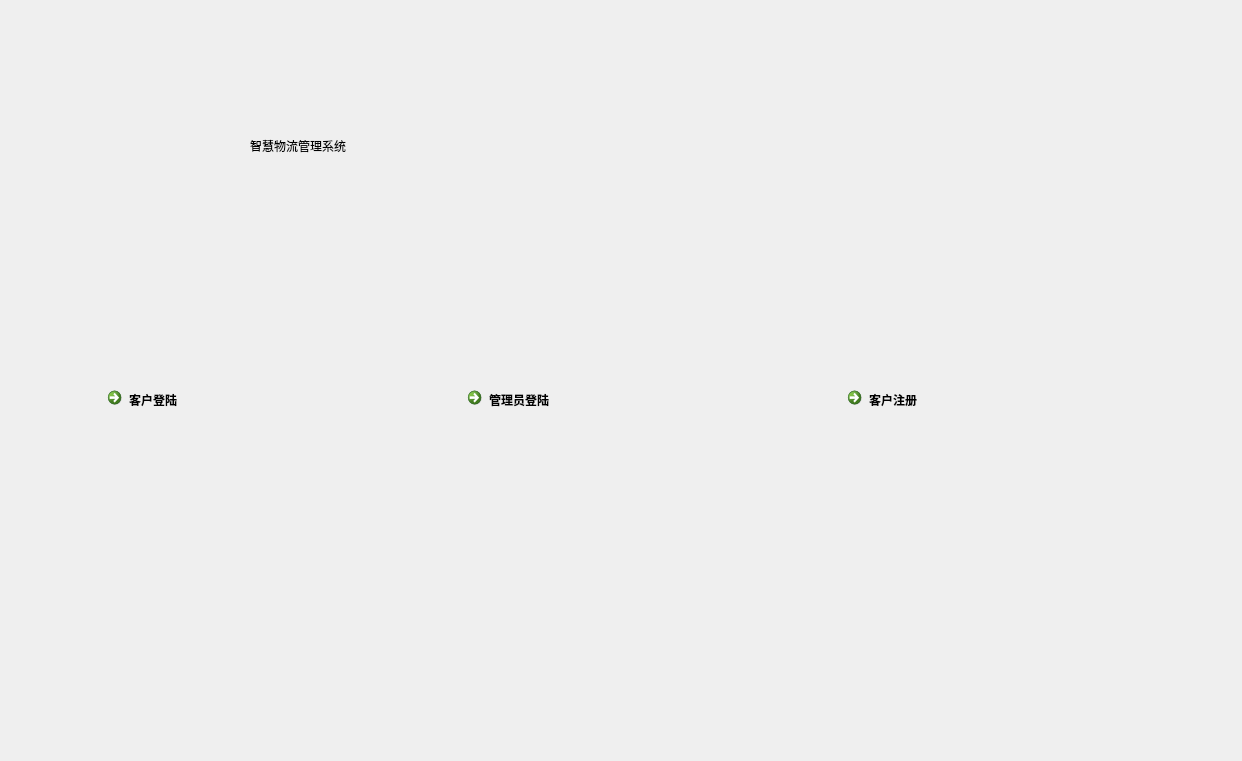
<?xml version="1.0" encoding="UTF-8"?>
<ui version="4.0">
 <class>MainWindow</class>
 <widget class="QMainWindow" name="MainWindow">
  <property name="geometry">
   <rect>
    <x>0</x>
    <y>0</y>
    <width>1242</width>
    <height>761</height>
   </rect>
  </property>
  <property name="windowTitle">
   <string>MainWindow</string>
  </property>
  <widget class="QWidget" name="centralWidget">
   <widget class="QLabel" name="label">
    <property name="geometry">
     <rect>
      <x>250</x>
      <y>100</y>
      <width>621</width>
      <height>91</height>
     </rect>
    </property>
    <property name="styleSheet">
     <string notr="true">font: 75 24pt &quot;微软雅黑&quot;;</string>
    </property>
    <property name="text">
     <string>智慧物流管理系统</string>
    </property>
   </widget>
   <widget class="QCommandLinkButton" name="commandLinkButton">
    <property name="geometry">
     <rect>
      <x>100</x>
      <y>380</y>
      <width>291</width>
      <height>151</height>
     </rect>
    </property>
    <property name="styleSheet">
     <string notr="true">font: 75 24pt &quot;微软雅黑&quot;;</string>
    </property>
    <property name="text">
     <string>客户登陆</string>
    </property>
   </widget>
   <widget class="QCommandLinkButton" name="commandLinkButton_2">
    <property name="geometry">
     <rect>
      <x>460</x>
      <y>380</y>
      <width>301</width>
      <height>151</height>
     </rect>
    </property>
    <property name="styleSheet">
     <string notr="true">font: 75 24pt &quot;微软雅黑&quot;;</string>
    </property>
    <property name="text">
     <string>管理员登陆</string>
    </property>
   </widget>
   <widget class="QCommandLinkButton" name="commandLinkButton_3">
    <property name="geometry">
     <rect>
      <x>840</x>
      <y>380</y>
      <width>311</width>
      <height>151</height>
     </rect>
    </property>
    <property name="styleSheet">
     <string notr="true">font: 75 24pt &quot;微软雅黑&quot;;</string>
    </property>
    <property name="text">
     <string>客户注册</string>
    </property>
   </widget>
  </widget>
 </widget>
 <layoutdefault spacing="6" margin="11"/>
 <resources/>
 <connections/>
</ui>
